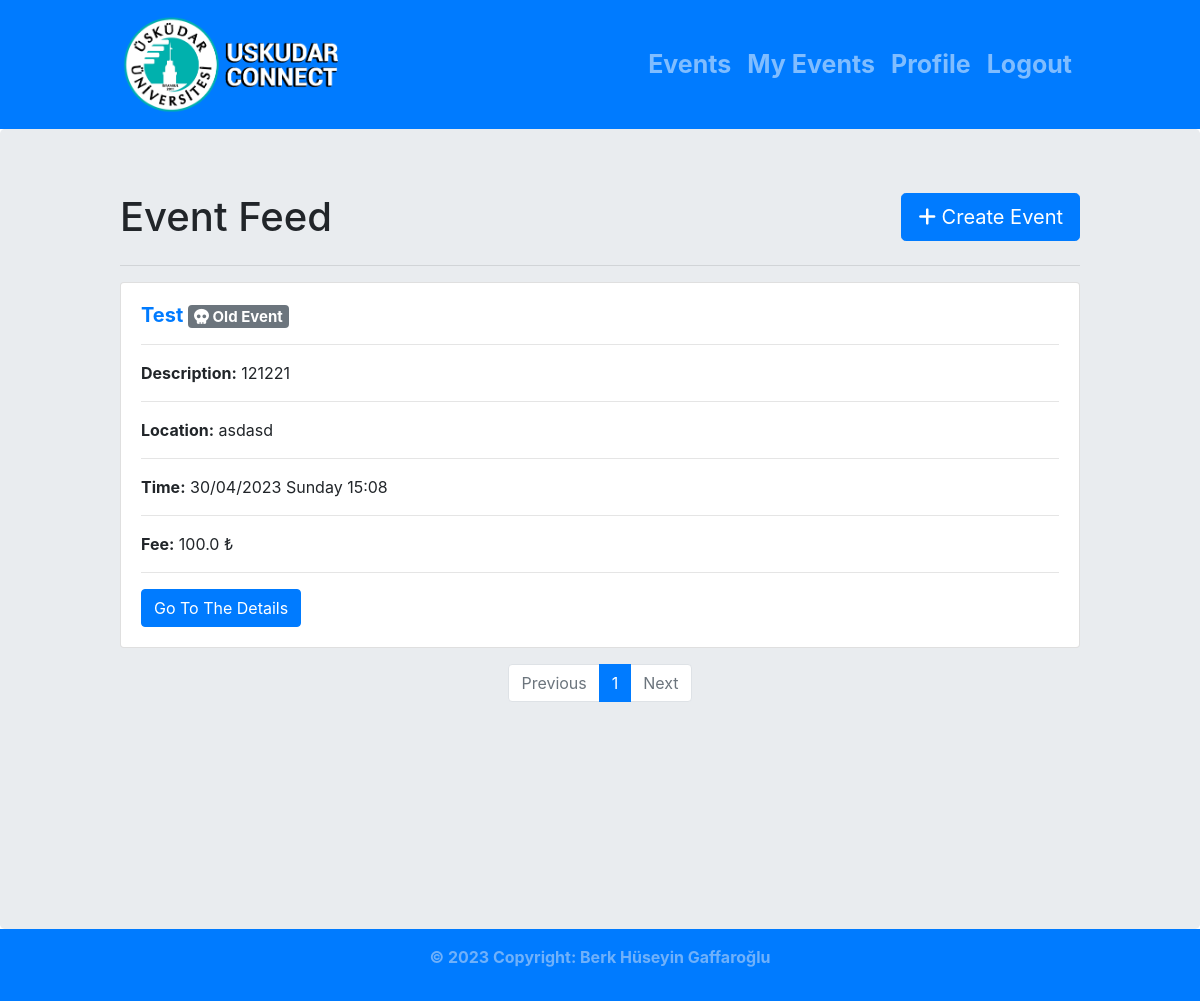
Page /events/ (signed in) on the committed database.
### events/models.py (models this page shows, shortened)
class Event(models.Model):
    title = models.CharField(max_length=100)
    description = models.TextField(blank=True)
    location = models.TextField()
    price = models.FloatField(blank=True, default=0)
    time = models.DateTimeField(validators=[validate_datetime])
    users = models.ManyToManyField(User, related_name='events_attending')
    created_by = models.ForeignKey(User, on_delete=models.CASCADE, related_name='created_events', blank=True, default="", null=True)
    maximum_people = models.IntegerField(blank=True, default=3)
    def is_past(self):
        if self.time < timezone.now():
            return True
        else:
            return False

### events/views.py (the view)
# urls.py: path('', include('events.urls')),
@login_required
def events(request):
    events = Event.objects.all().order_by('-time')
    events_attending = Event.objects.filter(users=request.user)
    paginator = Paginator(events, EVENT_PER_PAGE)
    page = request.GET.get('page')
    events = paginator.get_page(page)
    return render(request, 'events/events.html', {'events': events, 'PAGE_PER_PAGE':PAGE_PER_PAGE,'events_attending': events_attending})

### templates/events/events.html (shortened to what this page needs)
{% extends "base.html" %}
{% block content %}
<h1 style="display: inline-block;">Event Feed</h1>
<div class="float-right" style="display: inline-block;">
  <a class="btn btn-lg btn-primary button float-right" href="{% url 'create-event' %}"><i class="fa-solid fa-plus"> </i>
    Create Event</a>
</div>
<hr />
{% if events %}
{% for event in events %}
<div class="card mb-3">
  <div class="card-body">
    <a href="{% url 'event-detail' pk=event.pk %}">
      <h5 class="card-title"><b>
          {{event.title | title }}
          {% if event in events_attending %}
            {% if not event.is_past %}
            <span class="badge badge-success"><i class="fa-solid fa-check"></i> You are attending this event.</span>
              {% else %}
              <span class="badge badge-secondary"> <i class="fa-solid fa-skull"></i> Old Event</span>
            {% endif%}
          {% endif %}
        </b></h5>
    </a>
    <hr />
    <p class="card-text"><b>Description:</b> {% if event.description|length > 200 %}
      {{event.description|truncatechars:200|add:'...'}} {% else %} {{event.description}} {% endif %}</p>
    <hr />
    <p class="card-text"><b>Location:</b> {{event.location}}</p>
    <hr />
    <p class="card-text"><b>Time:</b> {{event.time|date:"j/m/Y l H:i" }}</p>
    <hr />
    <p class="card-text"><b>Fee:</b> {{event.price}} ₺</p>
    <hr />
    <a href="{% url 'event-detail' pk=event.pk %}" class="btn btn-primary">Go To The Details</a>
  </div>
</div>
{% endfor %}
<nav class="text-center">
  <ul class="pagination justify-content-center">
    {% if events.has_previous %}
    <li class="page-item"><a class="page-link" href="?page={{ events.previous_page_number }}">Previous</a></li>
    {% else %}
    <li class="page-item disabled"><a class="page-link" href="#">Previous</a></li>
    {% endif %}
    {% for num in events.paginator.page_range %}
    {% if num == events.number %}
    <li class="page-item active">
      <a class="page-link" href="?page={{ num }}">{{ num }} <span class="sr-only">(current)</span></a>
    </li>
    {% elif num > events.number|add:-5 and num < events.number|add:5 %} <li class="page-item">
      <a class="page-link" href="?page={{ num }}">{{ num }}</a>
      </li>
      {% endif %}
      {% endfor %}
      {% if events.has_next %}
      <li class="page-item"><a class="page-link" href="?page={{ events.next_page_number }}">Next</a></li>
      {% else %}
      <li class="page-item disabled"><a class="page-link" href="#">Next</a></li>
      {% endif %}
  </ul>
</nav>
{% else %}
There is nothing yet.
{% endif %}
{% endblock content %}

### rows in the picture
Event: title "Test", shows "Old Event", description "121221", location "asdasd", time "30/04/2023 Sunday 15:08", price "100.0"

### other values in the picture
{{ num }} "1"
